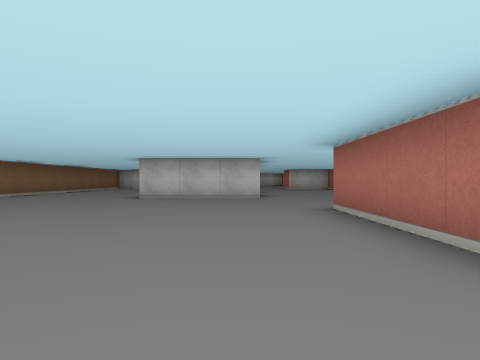
View 1 (above)

24 first-person views from a walk through a cub3D maze. The camera is about half as high as the walls, looks level and sees 70° across. The floor is counted in squares. Each view is taken from the middle of a square. On the plan, view 1 faces up. The plan holds only what a view shows up to about 9 squares ahead; the rest is blank.

View 2
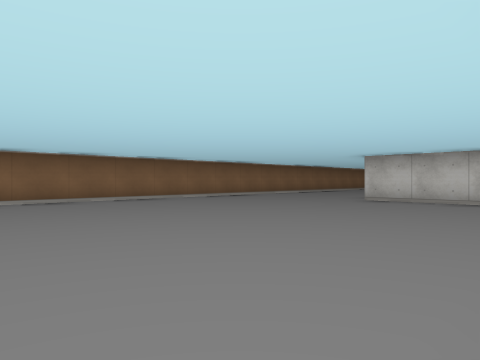

View 3
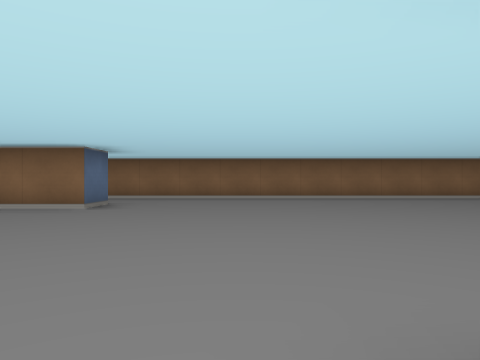

View 4
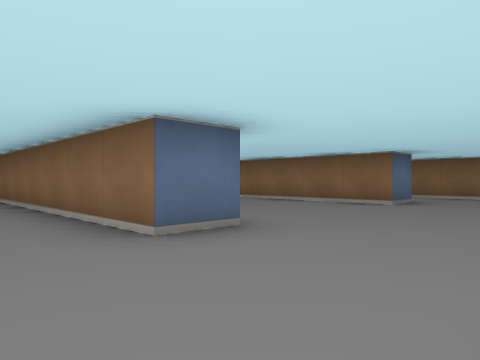

View 5
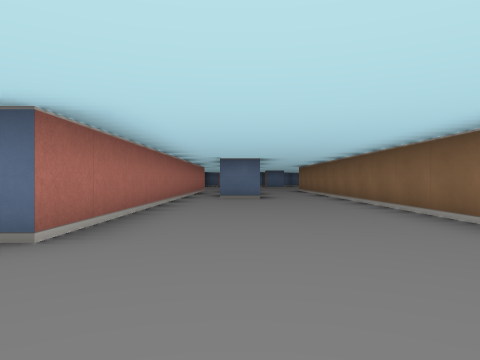

View 6
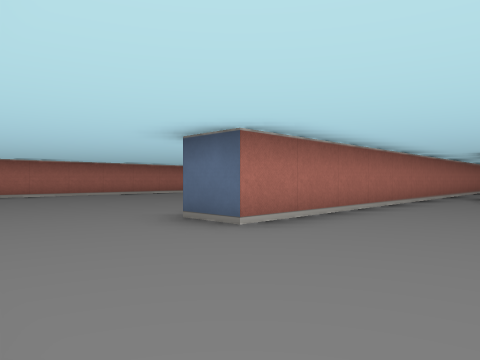

View 7
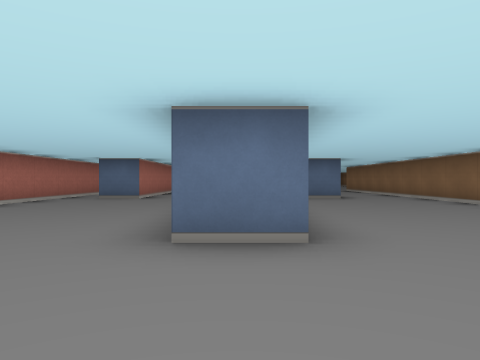

View 8
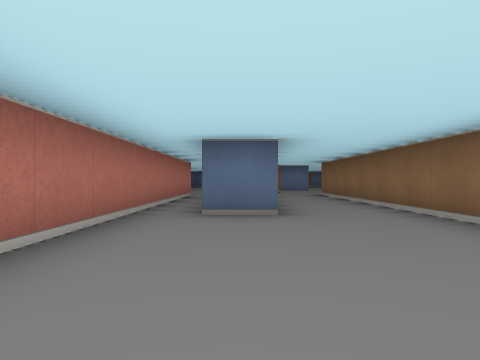

View 9
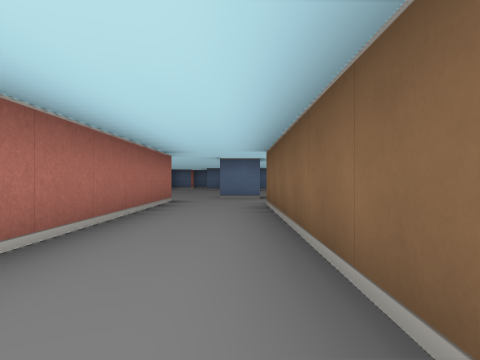

View 10
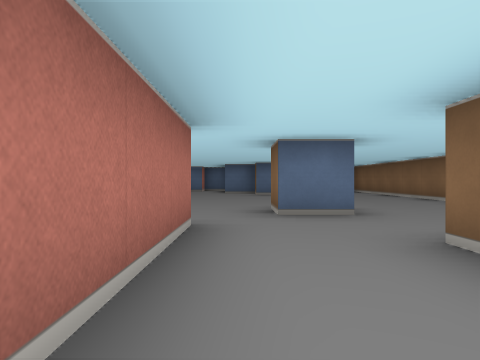

View 11
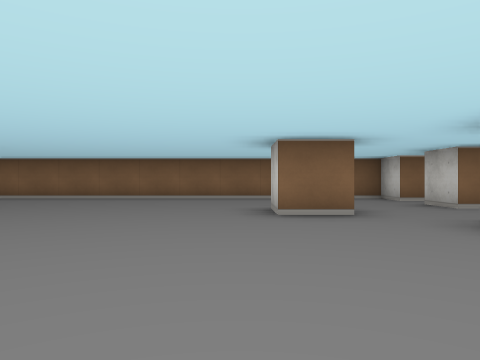

View 12
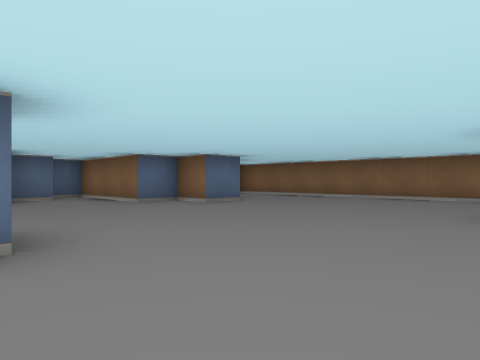

View 13
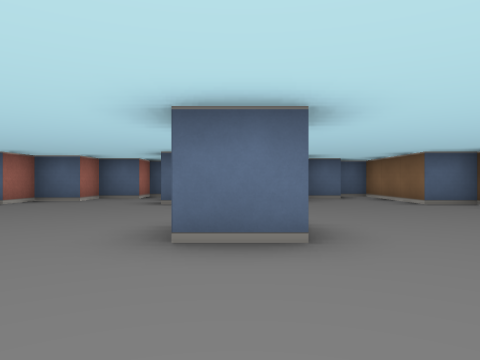

View 14
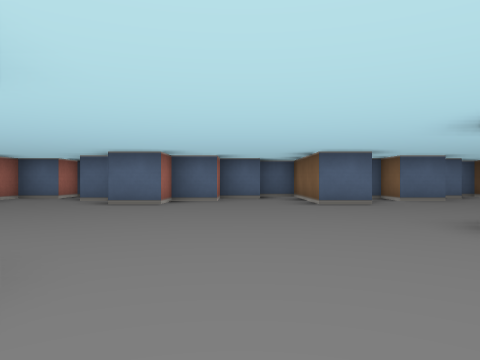

View 15
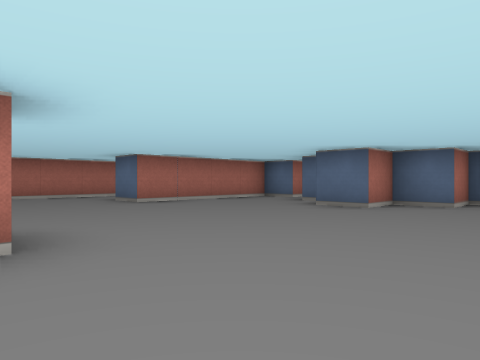

View 16
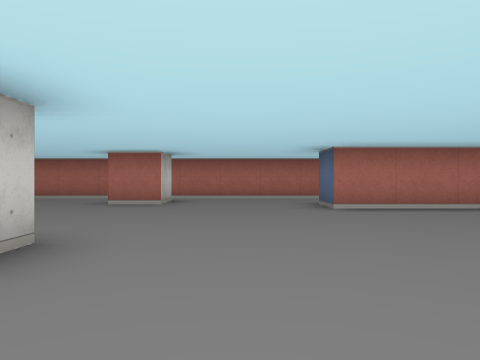

View 17
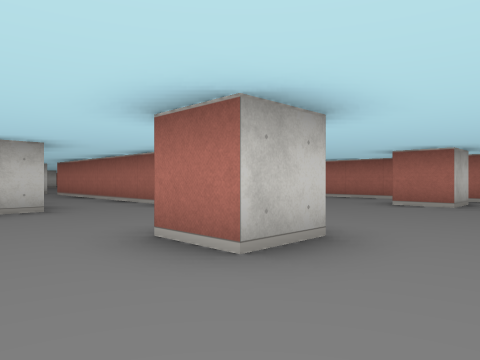

View 18
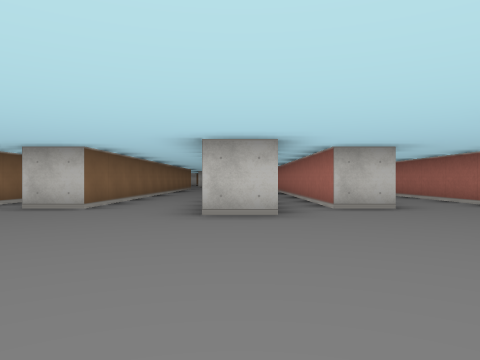

View 19
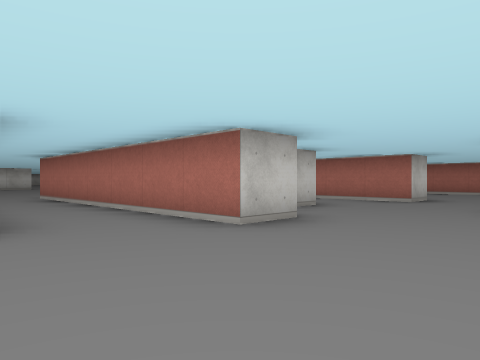

View 20
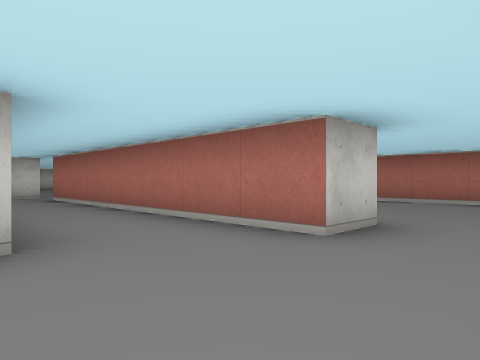

View 21
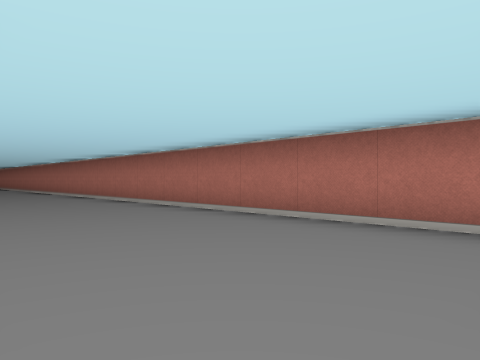

View 22
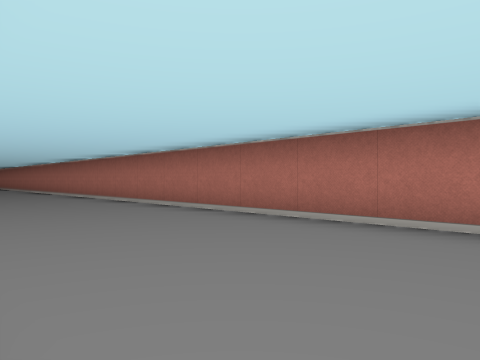

View 23
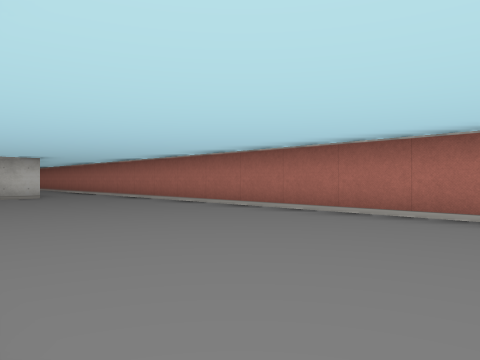

View 24
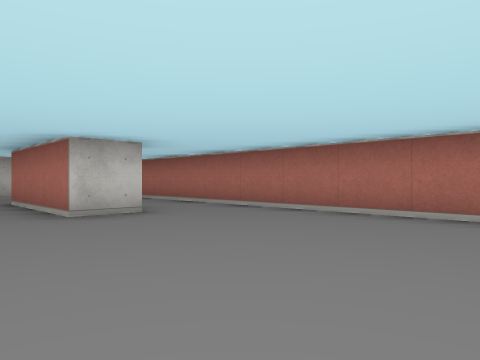

### Floor plan
Points are (right, up) in squares from view 1. A wall is a line through its corners. A room is listed if a view was taken in it or the views show most of it. See-through windows are left out.
Room 1 (views 1, 8, 9, 10)
walls: (-4.5, -1.5) (-3.5, -1.5) (-3.5, -13.5); (1.5, 2.1) (1.5, 5.5); (-6.5, 7) (-6.5, -2.4); (-0.5, 8.5) (-2.5, 8.5); (-1.5, -7.5) (-0.5, -7.5); (-0.5, -11.9) (-0.5, -12.6); (0.5, -12) (0.5, -5.1); (-5.5, -12.9) (-5.5, -13.5); (-1.5, -14.5) (-1.5, -9.1)
ways out: opening at (-2.5, -14.2) to room 2; opening at (1, 7) to room 2; opening at (1.3, 0) to room 2
Room 2 (views 2, 3, 4, 5, 6, 7, 11, 12, 13, 14, 15, 16, 17, 18, 19, 20, 21, 22, 23, 24)
walls: (8.5, -6.5) (7.9, -6.5); (0.5, -1.5) (1.5, -1.5) (1.5, -8); (11.5, 2.5) (10.5, 2.5) (10.5, 5.5); (1.5, -10) (1.5, -13.5) (0.5, -13.5); (6.5, -13.5) (5.5, -13.5) (5.5, -1.5) (6.5, -1.5); (4.5, -14.5) (3.5, -14.5) (3.5, -7.5) (4.5, -7.5); (9.5, -14.5) (8.5, -14.5) (8.5, -7.5); (13.5, -15.8) (13.5, 6.1); (7.5, -17.5) (6.5, -17.5) (6.5, -16.5); (0.5, 8.5) (-0.5, 8.5); (-3.5, -13.5) (-4.5, -13.5); (12.5, -17.5) (11.5, -17.5) (11.5, -16.5); (1.5, -18.5) (2.5, -18.5); (-3.6, -15.5) (-2.5, -15.5) (-2.5, -16.5) (-3.5, -16.5); (-5.5, -13.5) (-6.5, -13.5) (-6.5, -14.2); (-6.5, -16.1) (-6.5, -23); (13.5, -21) (13.5, -17.2); (2.5, -22.5) (3.5, -22.5) (3.5, -25); (7.9, -23.5) (8.5, -23.5); (-3.5, -21.5) (-2.5, -21.5) (-2.5, -22.5) (-1.5, -22.5) (-1.5, -25.2); (0.5, -23.5) (1.5, -23.5) (1.5, -24.5); (4.5, -25) (4.5, -24.5) (5.5, -24.5) (5.5, -23.5) (6.5, -23.5) (6.5, -22.5) (7.5, -22.5); (9.5, -25) (9.5, -24.5) (10.5, -24.5) (10.5, -20.5) (11.5, -20.5); (-0.5, -24.5) (0.4, -24.5); (-1.2, -25.5) (-0.8, -25.5)
ways out: opening at (-2.5, -14.2) to room 1; opening at (1, 7) to room 1; opening at (1.3, 0) to room 1

Positions as (right, up) in squares from view 1, and headings:
1: (0, 0), facing up
2: (1, 1), facing up-left
3: (2, 1), facing left
4: (3, 1), facing down-left
5: (4, 1), facing down
6: (3, 1), facing down-right
7: (1, 1), facing down
8: (-1, -3), facing down
9: (-3, -7), facing down
10: (-2, -11), facing down
11: (2, -17), facing left
12: (2, -16), facing down-left
13: (2, -16), facing down
14: (5, -16), facing down
15: (4, -17), facing down-right
16: (5, -19), facing right
17: (5, -19), facing up-right
18: (4, -19), facing up
19: (1, -17), facing up-right
20: (6, -16), facing up-right
21: (10, -16), facing up-right
22: (10, -11), facing up-right
23: (9, -7), facing up-right
24: (9, -2), facing up-right
